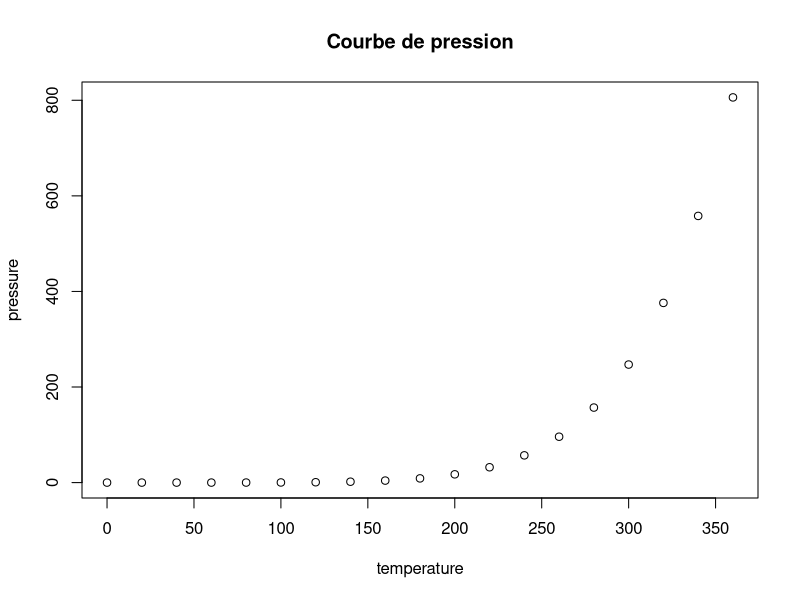

This chart was generated by the following R code:
## ---- chunk 1
plot(pressure, main = "Courbe de pression")
